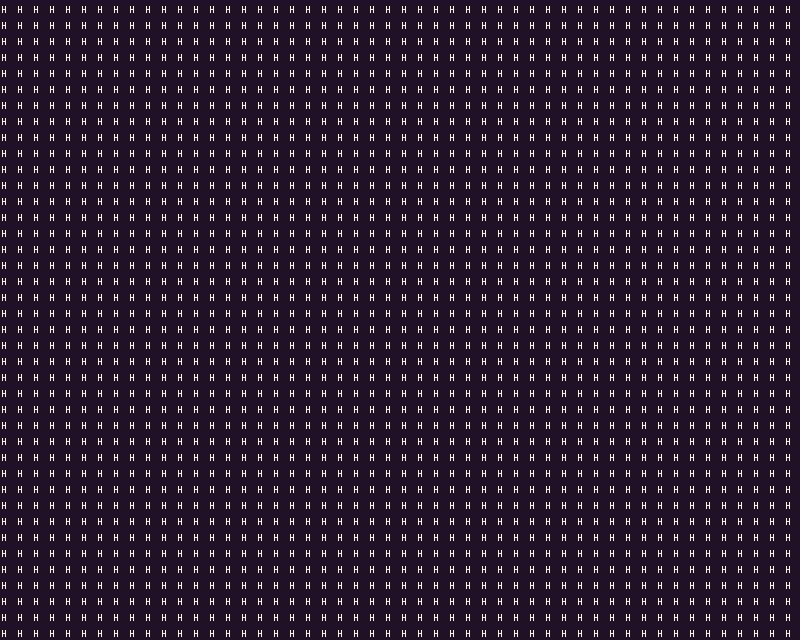

This game map was drawn from its Tiled (.tmx) file and the tilesets committed beside it. A one-line description and the trimmed map source follow:
An orthogonal 50x40 tile map with 16x16 px tiles, 1 tile layer (prototype).

<map version="1.10" tiledversion="1.10.2" orientation="orthogonal" renderorder="right-down" width="50" height="40" tilewidth="16" tileheight="16" infinite="0" nextlayerid="9" nextobjectid="1">
 <tileset firstgid="1" source="FaerieForest_PetricakeGamesTSX.tsx" />
 <layer id="1" name="prototype" width="50" height="40">
  <data>[2000 cells, 2000 non-empty, 1 distinct tile ids]</data>
 </layer>
</map>
